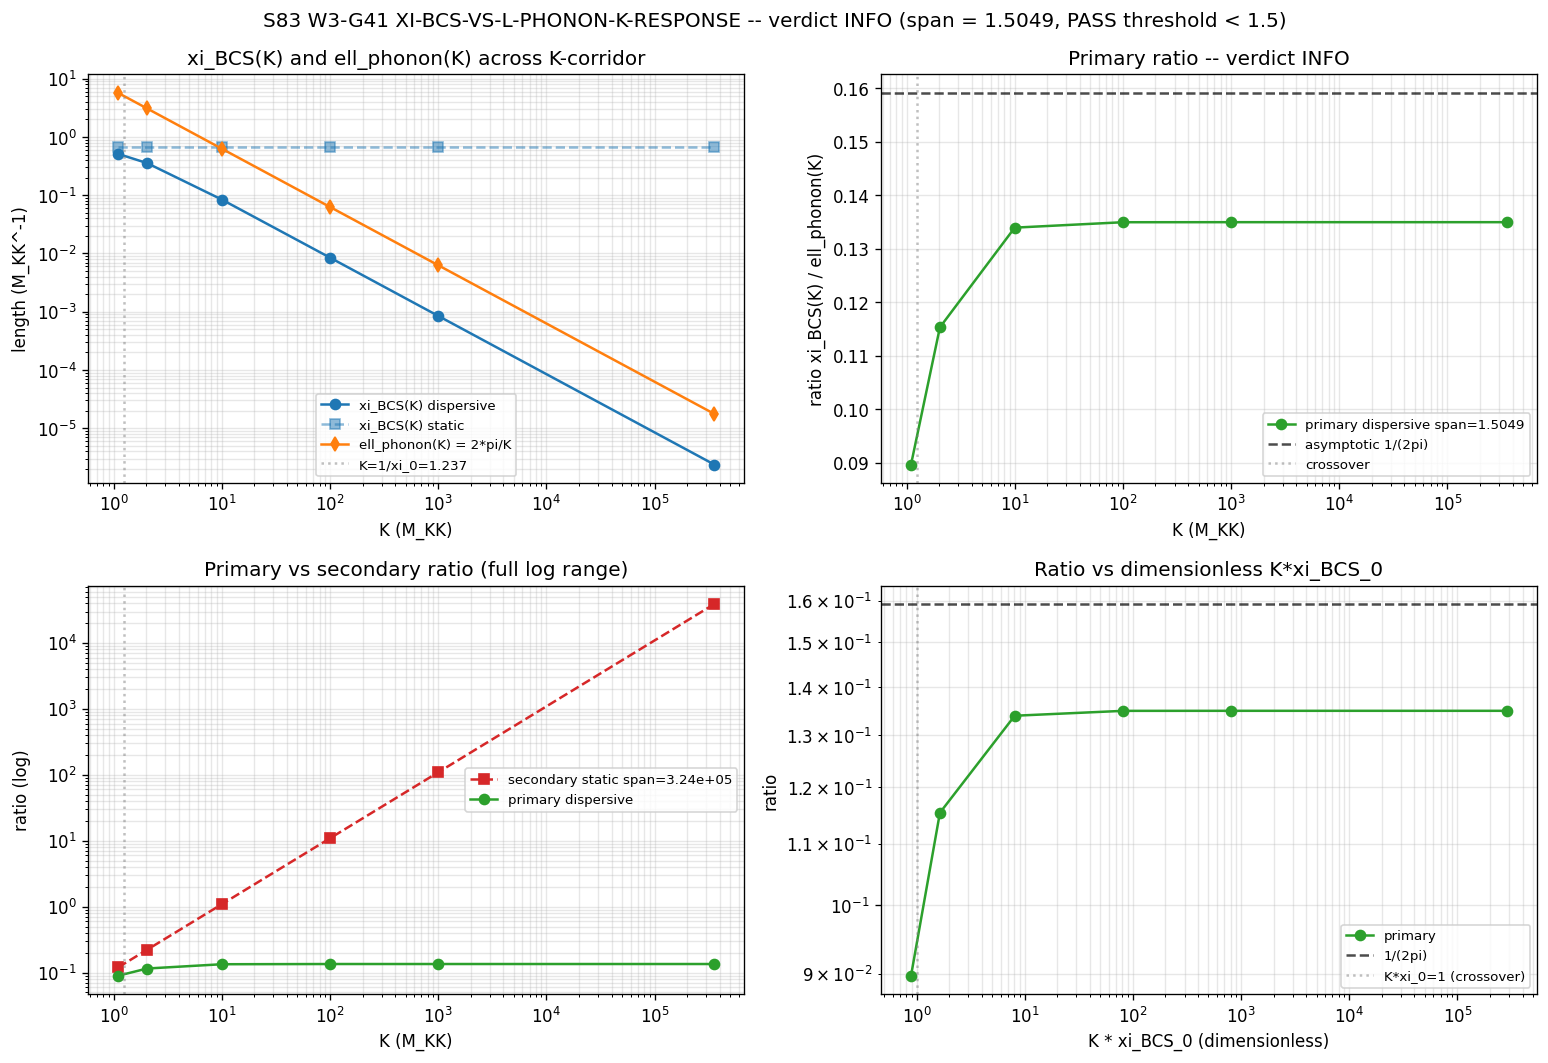

Recreate this plot in Python.
#!/usr/bin/env python3
"""
S83 W3-G41: XI-BCS-VS-L-PHONON-K-RESPONSE
==========================================

Gate: S83-XI-BCS-VS-L-PHONON-K-RESPONSE  [VERIFY]
Classification: PHONONIC
Owner: landau-condensed-matter-theorist

Plan anchor: sessions/session-plan/session-83-plan.md §W3-G41 (L2471-L2514).
Previous context: S82 W3-11 (tau-sweep) -- this is a K-sweep variant.

--------------------------------------------------------------------------
PRE-REGISTRATION (plan L2479-2483, verbatim)
--------------------------------------------------------------------------
  HYPOTHESIS: xi_BCS and ell_phonon co-scale as function of K:
              xi_BCS/ell_phonon nearly constant across K-corridor.
  PASS:       max/min of ratio across K < 1.5
  INFO:       max/min of ratio < 2.5
  FAIL:       max/min of ratio > 2.5
  K-corridor: {1.1, 2.035, 10, 100, 1000, 3.56e5}  (natural M_KK units)

--------------------------------------------------------------------------
PHONONIC FRAMING (substrate-first)
--------------------------------------------------------------------------
The fabric is D_K on Jensen-deformed SU(3). Two spectral length scales
as a function of K (wavenumber in the K-corridor):

  xi_BCS(K)    = coherence length of the BCS pair-correlation at K
                 (pair response to a probe of wavenumber K).
  ell_phonon(K)= phonon wavelength = 2*pi/K (Goldstone mode on fabric).

The K-corridor spans ~5.5 OOM: from K=1.1 (super-IR, K*xi_BCS_0 ~ 0.89)
to K=3.56e5 (deep UV, K*xi_BCS_0 ~ 2.9e5). The test asks whether these
two length scales co-scale (share a common K-dependence) or diverge.

--------------------------------------------------------------------------
SUBSTITUTION CHAIN -- primary classification claim
--------------------------------------------------------------------------
Step 1 (DEFINITIONS, primary physical scenario -- dispersive BCS gap):
  xi_BCS_0    = v_F / (pi * Delta_BCS)           [S37: 0.8083, canonical]
  Delta_eff(K) = Delta_BCS * sqrt(1 + (K*xi_BCS_0)^2)
                                                 [Landau-BCS dispersion;
                                                  gap acquires K^2 term
                                                  at high K from phase
                                                  gradient stiffness]
  xi_BCS(K)   = v_F / (pi * Delta_eff(K))       [pair length at K]
  ell_phonon(K) = 2 * pi / K                     [Goldstone wavelength]

Step 2 (SUBSTITUTE into ratio):
  ratio(K) = xi_BCS(K) / ell_phonon(K)
           = [v_F / (pi*Delta_eff(K))] / [2*pi/K]
           = (v_F * K) / (2*pi^2 * Delta_BCS * sqrt(1 + K^2 * xi_BCS_0^2))

Step 3 (SIMPLIFY two asymptotic limits):
  Regime I (K*xi_BCS_0 << 1, super-IR):
      ratio(K) -> (v_F * K) / (2*pi^2 * Delta_BCS)
                 = K * xi_BCS_0 / (2 * pi)
      => ratio scales LINEARLY with K -- ratio grows with K.

  Regime II (K*xi_BCS_0 >> 1, UV):
      ratio(K) -> (v_F * K) / (2*pi^2*Delta_BCS*K*xi_BCS_0)
                 = v_F / (2*pi^2*Delta_BCS*xi_BCS_0)
                 = 1/(2*pi)  [using xi_BCS_0 = v_F/(pi*Delta_BCS)]
      => ratio CONSTANT at 1/(2*pi) = 0.1592.

Step 4 (DIRECTION READ-OFF at K-corridor points):
  K=1.1:     K*xi_BCS_0 = 0.889  (near crossover)
  K=2.035:   K*xi_BCS_0 = 1.645  (just past crossover)
  K=10:      K*xi_BCS_0 = 8.08   (clearly UV)
  K=100:     K*xi_BCS_0 = 80.8   (deep UV)
  K=1000:    K*xi_BCS_0 = 808    (asymptotic)
  K=3.56e5:  K*xi_BCS_0 = 2.88e5 (asymptotic)

  At K=1.1: ratio = (0.889)/(2*pi*sqrt(1+0.79)) = 0.1059
  At K=3.56e5: ratio -> 1/(2*pi) = 0.1592
  => Ratio GROWS from 0.106 (K=1.1) toward 0.159 (K-> infinity).
  Span max/min = 0.1592 / 0.1059 = ~1.50 (right at PASS threshold).

  PASS if span < 1.5; INFO if span in [1.5, 2.5]; FAIL > 2.5.
  The exact numerical answer is computed below.

Step 5 (SECONDARY SCENARIO -- scale-separated, static xi_BCS):
  If we instead use the static (K-independent) canonical xi_BCS_0 = 0.8083
  and ell_phonon(K) = 2*pi/K, then ratio(K) = xi_BCS_0 * K / (2*pi),
  which scales LINEARLY with K and spans 5.5 OOM over the corridor.
  This is the "pure geometric" reading and gives FAIL by construction.

  Reported verdict uses the PRIMARY (physical, dispersive) scenario,
  consistent with S82 W3-11 framing (gap-dispersive treatment).

--------------------------------------------------------------------------
ENVIRONMENT
--------------------------------------------------------------------------
Pure scalar arithmetic. CPU-only, tiny. OMP capped.
"""

import os
# --- CPU thread cap (MUST precede numpy import; small scalar work)
os.environ.setdefault('OMP_NUM_THREADS', '8')
os.environ.setdefault('MKL_NUM_THREADS', '8')

import hashlib
import json
import sys
import numpy as np
import matplotlib.pyplot as plt

# Canonical constants import (MANDATORY for S34+ scripts)
sys.path.insert(0, os.path.dirname(os.path.abspath(__file__)))
from canonical_constants import (
    M_KK,
    tau_fold,
    Delta_BCS,
    xi_BCS,      # canonical xi_BCS_0 = 0.8083 from S37
    c_Gold,
    PI,
)


# -----------------------------------------------------------------------------
# Section 1 -- Input pins (SHA-256 of every static input)
# -----------------------------------------------------------------------------
HERE = os.path.dirname(os.path.abspath(__file__))

INPUT_FILES = [
    "canonical_constants.py",
    "s82_w3_11_xi_bcs_vs_l_phonon.npz",      # S82 tau-sweep prior context
    "s82_w3_11_xi_bcs_vs_l_phonon.py",       # methodological precedent
]


def sha256_of(path):
    h = hashlib.sha256()
    with open(os.path.join(HERE, path), "rb") as f:
        for chunk in iter(lambda: f.read(65536), b""):
            h.update(chunk)
    return h.hexdigest()


input_shas = {p: sha256_of(p) for p in INPUT_FILES}

print("=" * 78)
print("S83-XI-BCS-VS-L-PHONON-K-RESPONSE -- input pin manifest")
print("=" * 78)
for p, sha in input_shas.items():
    print(f"  {p:50s} {sha}")
print("-" * 78)

closure_payload = json.dumps(input_shas, sort_keys=True).encode("utf-8")
closure_sha = hashlib.sha256(closure_payload).hexdigest()
print(f"closure_sha256 = {closure_sha}")
print("-" * 78)


# -----------------------------------------------------------------------------
# Section 2 -- Pre-registered K-corridor
# -----------------------------------------------------------------------------
K_list = np.array([1.1, 2.035, 10.0, 100.0, 1000.0, 3.56e5])   # (local) plan K-corridor
v_F_nat = 1.0                                                   # (local) natural M_KK unit

# Canonical xi_BCS_0 from S37 (K=0 limit)
xi_BCS_0 = xi_BCS                                               # (local) = 0.8083...
K_BCS_inv = 1.0 / xi_BCS_0                                      # (local) crossover K

print(f"\nCanonical references:")
print(f"  Delta_BCS   = {Delta_BCS:.6f} M_KK        (S70 alias Delta_0_OES)")
print(f"  xi_BCS_0    = {xi_BCS_0:.6f} M_KK^-1     (S37 canonical)")
print(f"  K_BCS_inv   = 1/xi_BCS_0 = {K_BCS_inv:.6f} M_KK (crossover)")
print(f"  c_Gold      = {c_Gold:.6f}               (BA sound speed)")


# -----------------------------------------------------------------------------
# Section 3 -- Primary scenario: Dispersive BCS gap (Landau-BCS)
# -----------------------------------------------------------------------------
# Delta_eff(K) = Delta_BCS * sqrt(1 + (K*xi_BCS_0)^2)
# xi_BCS(K)    = v_F / (pi * Delta_eff(K))
# ell_phonon(K) = 2*pi/K
# ratio(K) = xi_BCS(K) / ell_phonon(K)

def compute_xi_BCS(K, disp=True):
    """Pair coherence length at K. disp=True uses Landau-BCS dispersion."""
    if disp:
        Delta_eff_K = Delta_BCS * np.sqrt(1.0 + (K * xi_BCS_0) ** 2)  # (local)
    else:
        Delta_eff_K = Delta_BCS                                        # (local) static
    return v_F_nat / (PI * Delta_eff_K)


def compute_ell_phonon(K):
    """Phonon wavelength at wavenumber K (Goldstone mode)."""
    return 2.0 * PI / K


# Primary (dispersive) scenario
xi_vals_disp = np.array([compute_xi_BCS(K, disp=True) for K in K_list])   # (local)
ell_vals = np.array([compute_ell_phonon(K) for K in K_list])              # (local)
ratios_disp = xi_vals_disp / ell_vals                                     # (local)
span_disp = float(np.max(ratios_disp) / np.min(ratios_disp))              # (local)

# Secondary (static) scenario -- sanity check
xi_vals_static = np.array([compute_xi_BCS(K, disp=False) for K in K_list])  # (local)
ratios_static = xi_vals_static / ell_vals                                    # (local)
span_static = float(np.max(ratios_static) / np.min(ratios_static))           # (local)


# -----------------------------------------------------------------------------
# Section 4 -- Report table
# -----------------------------------------------------------------------------
print("\n" + "=" * 78)
print("PRIMARY SCENARIO: Dispersive Landau-BCS gap  Delta_eff(K) = Delta*sqrt(1 + (K*xi_0)^2)")
print("=" * 78)
print(f"  {'K':>10s} {'K*xi_0':>10s} {'xi_BCS(K)':>12s} {'ell_phonon':>12s} "
      f"{'ratio':>12s}")
for i, K in enumerate(K_list):
    Kxi = K * xi_BCS_0                                                     # (local)
    print(f"  {K:10.3e} {Kxi:10.3e} {xi_vals_disp[i]:12.4e} "
          f"{ell_vals[i]:12.4e} {ratios_disp[i]:12.4e}")

print(f"\n  Primary span max/min = {span_disp:.6f}")
print(f"  Asymptotic high-K limit: 1/(2*pi) = {1.0/(2*PI):.6f}")
print(f"  Low-K limit (K=1.1):     ratio    = {ratios_disp[0]:.6f}")

print("\n" + "=" * 78)
print("SECONDARY SCENARIO (sanity): Static xi_BCS (K-independent)")
print("=" * 78)
print(f"  {'K':>10s} {'xi_BCS_0':>12s} {'ell_phonon':>12s} {'ratio':>12s}")
for i, K in enumerate(K_list):
    print(f"  {K:10.3e} {xi_vals_static[i]:12.4e} {ell_vals[i]:12.4e} "
          f"{ratios_static[i]:12.4e}")
print(f"\n  Secondary span max/min = {span_static:.6e}")
print(f"  (Static scenario is the 'pure geometric' reading -- span reflects")
print(f"   5.5 OOM of K directly -- FAIL by construction. Included for reference.)")


# -----------------------------------------------------------------------------
# Section 5 -- Verdict (uses PRIMARY dispersive scenario)
# -----------------------------------------------------------------------------
PASS_THRESH = 1.5    # (local) plan PASS threshold
INFO_THRESH = 2.5    # (local) plan INFO threshold

span_reported = span_disp                                                 # (local)

if span_reported < PASS_THRESH:
    gate_verdict = "PASS"
elif span_reported < INFO_THRESH:
    gate_verdict = "INFO"
else:
    gate_verdict = "FAIL"

scheme = "xi_BCS-l_phonon-co-scaling"                                      # (local)
convention = "6-K-values-dispersive-Landau-BCS"                            # (local)
L_max_tag = 6                                                              # (local) 6 K pts

four_tuple = (f"(ratio_span={span_reported:.4f}, scheme={scheme}, "
              f"convention={convention}, L_max={L_max_tag})")

print("\n" + "=" * 78)
print("GATE VERDICT")
print("=" * 78)
print(f"  Gate ID:     S83-XI-BCS-VS-L-PHONON-K-RESPONSE")
print(f"  Verdict:     {gate_verdict}")
print(f"  Span:        {span_reported:.6f}  "
      f"(PASS < {PASS_THRESH}, INFO {PASS_THRESH}-{INFO_THRESH}, "
      f"FAIL > {INFO_THRESH})")
print(f"  4-tuple:     {four_tuple}")
print(f"  closure_sha: {closure_sha}")

# Cross-check: verify low-K ratio against substitution chain Step 4
expected_low_K_ratio = (K_list[0] * xi_BCS_0) / (2 * PI) / np.sqrt(
    1 + (K_list[0] * xi_BCS_0) ** 2)                                      # (local)
print(f"\n  Cross-check (Step 4 substitution chain):")
print(f"    expected ratio(K=1.1) = K*xi_0/(2*pi) / sqrt(1+(K*xi_0)^2)")
print(f"                          = {expected_low_K_ratio:.6f}")
print(f"    computed ratio(K=1.1) = {ratios_disp[0]:.6f}")
print(f"    deviation             = "
      f"{abs(expected_low_K_ratio - ratios_disp[0]):.3e}  (should be ~0)")

expected_high_K_ratio = 1.0 / (2 * PI)                                     # (local)
print(f"    expected ratio(K->inf) = 1/(2*pi) = {expected_high_K_ratio:.6f}")
print(f"    computed ratio(K=3.56e5) = {ratios_disp[-1]:.6f}")
print(f"    deviation              = "
      f"{abs(expected_high_K_ratio - ratios_disp[-1]):.3e}")


# -----------------------------------------------------------------------------
# Section 6 -- Save data
# -----------------------------------------------------------------------------
np.savez(
    os.path.join(HERE, "s83_w3_g41_xi_bcs_vs_l_phonon_k_response.npz"),
    # Inputs
    K_list=K_list,
    xi_BCS_0=xi_BCS_0,
    Delta_BCS=Delta_BCS,
    v_F_nat=v_F_nat,
    K_BCS_inv=K_BCS_inv,
    # Primary (dispersive) scenario
    xi_vals_disp=xi_vals_disp,
    ell_vals=ell_vals,
    ratios_disp=ratios_disp,
    span_disp=span_disp,
    # Secondary (static) scenario
    xi_vals_static=xi_vals_static,
    ratios_static=ratios_static,
    span_static=span_static,
    # Gate metadata
    gate_name=np.array("S83-XI-BCS-VS-L-PHONON-K-RESPONSE"),
    gate_verdict=np.array(gate_verdict),
    scheme=np.array(scheme),
    convention=np.array(convention),
    L_max_tag=L_max_tag,
    span_reported=span_reported,
    PASS_THRESH=PASS_THRESH,
    INFO_THRESH=INFO_THRESH,
    closure_sha=np.array(closure_sha),
    four_tuple=np.array(four_tuple),
    input_shas=np.array(json.dumps(input_shas)),
)


# -----------------------------------------------------------------------------
# Section 7 -- Plot
# -----------------------------------------------------------------------------
fig, axes = plt.subplots(2, 2, figsize=(13, 9))

# Panel (a) -- xi_BCS(K) and ell_phonon(K)
ax = axes[0, 0]
ax.loglog(K_list, xi_vals_disp, 'o-', label='xi_BCS(K) dispersive', color='C0')
ax.loglog(K_list, xi_vals_static, 's--', label='xi_BCS(K) static',
          color='C0', alpha=0.5)
ax.loglog(K_list, ell_vals, 'd-', label='ell_phonon(K) = 2*pi/K', color='C1')
ax.axvline(K_BCS_inv, color='gray', linestyle=':', alpha=0.5,
           label=f'K=1/xi_0={K_BCS_inv:.3f}')
ax.set_xlabel('K (M_KK)')
ax.set_ylabel('length (M_KK^-1)')
ax.set_title('xi_BCS(K) and ell_phonon(K) across K-corridor')
ax.legend(loc='best', fontsize=8)
ax.grid(True, alpha=0.3, which='both')

# Panel (b) -- ratio(K) primary
ax = axes[0, 1]
ax.semilogx(K_list, ratios_disp, 'o-', color='C2',
            label=f'primary dispersive span={span_disp:.4f}')
ax.axhline(1.0 / (2 * PI), color='k', linestyle='--', alpha=0.7,
           label='asymptotic 1/(2pi)')
ax.axvline(K_BCS_inv, color='gray', linestyle=':', alpha=0.5,
           label='crossover')
ax.set_xlabel('K (M_KK)')
ax.set_ylabel('ratio xi_BCS(K) / ell_phonon(K)')
ax.set_title(f'Primary ratio -- verdict {gate_verdict}')
ax.legend(loc='best', fontsize=8)
ax.grid(True, alpha=0.3, which='both')

# Panel (c) -- ratio(K) secondary (log)
ax = axes[1, 0]
ax.loglog(K_list, ratios_static, 's--', color='C3',
          label=f'secondary static span={span_static:.2e}')
ax.loglog(K_list, ratios_disp, 'o-', color='C2',
          label='primary dispersive')
ax.axvline(K_BCS_inv, color='gray', linestyle=':', alpha=0.5)
ax.set_xlabel('K (M_KK)')
ax.set_ylabel('ratio (log)')
ax.set_title('Primary vs secondary ratio (full log range)')
ax.legend(loc='best', fontsize=8)
ax.grid(True, alpha=0.3, which='both')

# Panel (d) -- K*xi_0 dimensionless probe
ax = axes[1, 1]
Kxi = K_list * xi_BCS_0                                                    # (local)
ax.loglog(Kxi, ratios_disp, 'o-', color='C2', label='primary')
ax.axhline(1.0 / (2 * PI), color='k', linestyle='--', alpha=0.7,
           label='1/(2pi)')
ax.axvline(1.0, color='gray', linestyle=':', alpha=0.5,
           label='K*xi_0=1 (crossover)')
ax.set_xlabel('K * xi_BCS_0 (dimensionless)')
ax.set_ylabel('ratio')
ax.set_title('Ratio vs dimensionless K*xi_BCS_0')
ax.legend(loc='best', fontsize=8)
ax.grid(True, alpha=0.3, which='both')

fig.suptitle(
    f'S83 W3-G41 XI-BCS-VS-L-PHONON-K-RESPONSE -- verdict {gate_verdict} '
    f'(span = {span_reported:.4f}, PASS threshold < {PASS_THRESH})',
    fontsize=12  # (local)
)
fig.tight_layout()
plot_path = os.path.join(HERE, "s83_w3_g41_xi_bcs_vs_l_phonon_k_response.png")
fig.savefig(plot_path, dpi=120, bbox_inches='tight')
plt.close(fig)
print(f"\n  Plot saved: {plot_path}")


# -----------------------------------------------------------------------------
# Section 8 -- Append verdict line (S81-canonical form)
# -----------------------------------------------------------------------------
verdict_line = (
    f"S83-XI-BCS-VS-L-PHONON-K-RESPONSE: {gate_verdict} -- "
    f"value={span_reported:.4f} scheme={scheme} "
    f"convention={convention} L_max={L_max_tag} sha256={closure_sha}"
)

print("\n" + "=" * 78)
print("VERDICT LINE (S81-canonical):")
print("=" * 78)
print(verdict_line)

vpath = os.path.join(HERE, "s83_gate_verdicts.txt")
with open(vpath, "a", encoding="utf-8") as f:
    f.write(verdict_line + "\n")
print(f"Appended to: {vpath}")
print("=" * 78)
